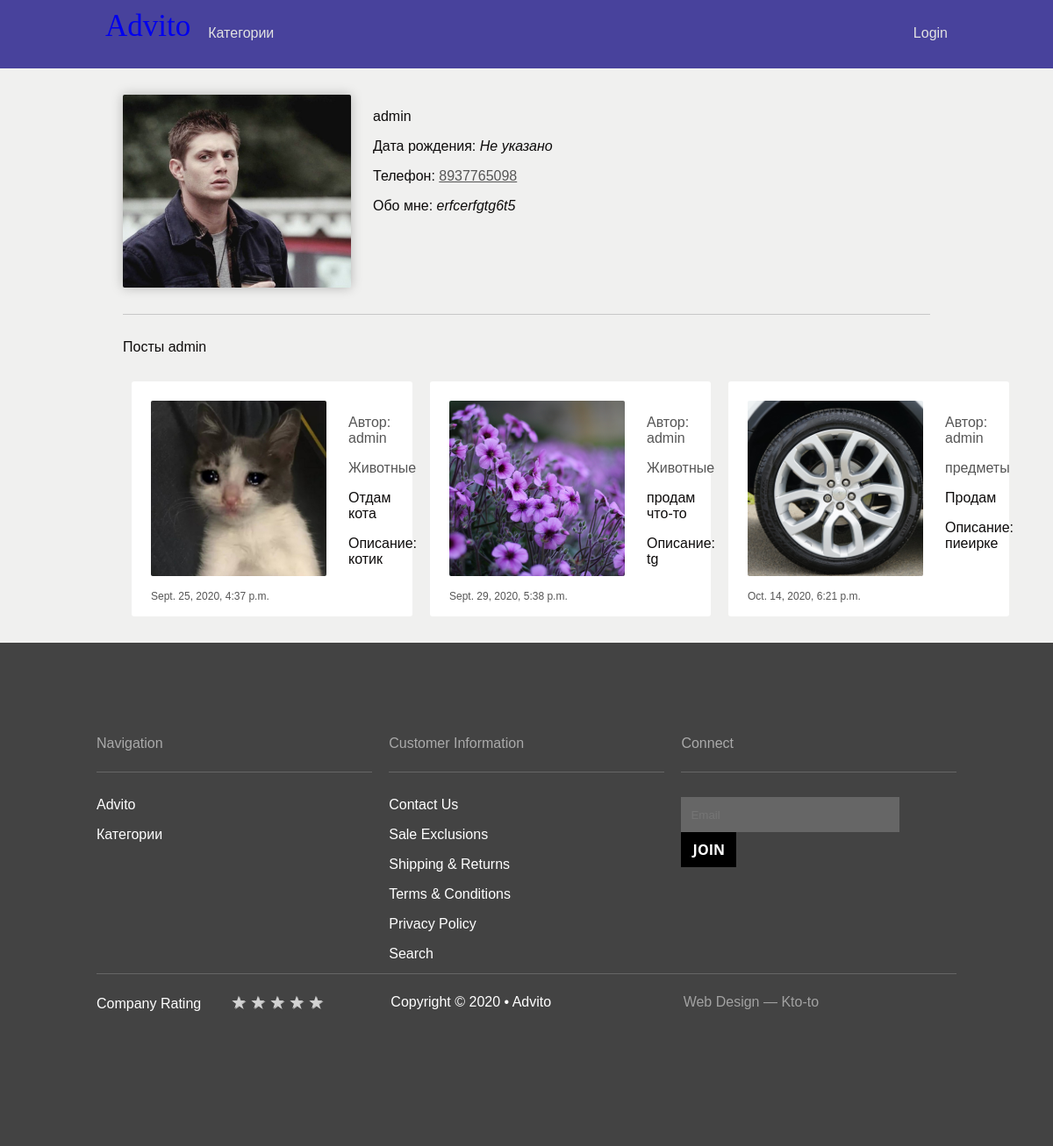
The page /2/profile/ on the database its author committed.
### advito/models.py (models this page shows, shortened)
class Profile(models.Model):
    user = models.OneToOneField(User, on_delete=models.CASCADE, related_name='user_profile')
    birth_date = models.DateField('Date of birth', null=True, blank=True)
    about = models.TextField('About', max_length=500, blank=True)
    ava = models.ImageField(upload_to=ava_path, default=None)
    phone_number = models.CharField(max_length=12, default=None)

class Add(models.Model):
    author = models.ForeignKey(User, on_delete=models.CASCADE)
    header = models.TextField(max_length=100)
    description = models.TextField(max_length=1000, blank=True)
    image = models.ImageField(upload_to=add_path)
    date_pub = models.DateTimeField(auto_now_add=True)
    date_edit = models.DateTimeField(auto_now=True)
    category = models.ForeignKey(Category, on_delete=models.CASCADE, verbose_name='категория')

class Category(models.Model):
    name = models.TextField(max_length=64, verbose_name='название')

### advito/views.py (the view)
# urls.py: path('<int:user_id>/profile/', ProfileView.as_view(), name='profile'),
class ProfileView(DetailView):
    model = Profile
    template_name = 'advito/profile.html'
    def get_object(self):
        return get_object_or_404(Profile, user__id=self.kwargs['user_id'])

### advito/templates/advito/profile.html (shortened to what this page needs)
{% extends 'advito/layout.html' %}
{% block unique_content %}
    <section class="proile-view">
    {% if profile.ava %}
    <div class="left">
        <img class="ava" style="    width: 260px; height: 220px;" src= '{{ profile.ava.url }}'/>
    </div>
    {% endif %}
    <div class="right">
            <p class='nickname'> {{ profile.user.username }} </p>
            <p> Дата рождения:
            {% if profile.date_birth %}
                <i> {{ profile.date_birth|date:"d F Y" }} </i>
                {% else %}
                <i>Не указано</i>
            {% endif %}
            </p>
            <p>Телефон:
            {% if profile.phone_number %}
                <a href="tel:{{ profile.phone_number }}">{{ profile.phone_number }}</a>
            {% endif%}</p>
            <p> Обо мне:
            {% if profile.about %}
                <i> {{ profile.about }} </i>
            {% endif %}
            </p>
    </div>
    </section>
    <section class="post-content">
        {% if profile.user.add_set.all  %}
        <hr class="line-prof">
        <p style="margin-bottom: 30px;">
        Посты {{ profile.user.username }}
        </p>
            <div class="posts">
                {% for post in profile.user.add_set.all %}
                   <div class="post-user">
                       <a href="{% url 'post_detail' post.id %}">
                           <div class="right">
                                <img class="imagi" alt="post image" src="{{ post.image.url }}"
                                     style="width:200px; height: 200px;">
                                <p class="data-min">{{ post.date_pub }}</p>
                                       </div>
                                <div class="right">
                                <p>Автор: <a class="underl" href= '{% url 'profile' post.author.id%}'> {{post.author.username}} </a></p>
                                <a class="underl" href="{% url 'categ' post.category.id %}">{{ post.category.name }}</a>
                                <p>{{ post.header }}</p>
                                <p>Описание: {{ post.description }}</p>
                        </div>
                       </a>
                </div>
                {% endfor %}
        {% else %}
                <a> Постов нет. </a>
        {% endif %}
            </div>
    </section>
{% endblock unique_content %}

### advito/static/advito/css/style.css (style rules this page uses)
body { font-family: 'Montserrat', sans-serif; margin: 0; padding: 0; color: #0d0b0b; }
a { text-decoration: none; }
.right a, .data-min, .post-set-block a { color: #555; }
.posts { display: flex; }
.post-user { display: flex; position: relative; border-radius: 3px; max-width: 30%; margin: 0 10px; justify-content: space-between; padding: 22px; background-color: white; }
.data-min { font-size: 12px; left: 22px; bottom: 4px; position: absolute; }
.imagi { border-radius: 2px; object-fit: cover; width: 100%; object-position: center; }
.ava { box-shadow: 0px 0px 13px rgba(0, 0, 0, 0.25); border-radius: 2px; object-fit: cover; width: 100%; object-position: center; }
.line-prof { width: 100%; margin-top: 26px; height: 1px; background-color: #c8c8c8; border: none; margin-bottom: 28px; margin-left: 0; margin-right: 0; }
.proile-view { display: flex; }
.left { margin-right: 25px; }
.proile-view a { text-decoration: underline; }
.post-user img { margin-right: 25px; margin-bottom: 20px; }

### rows shown on the page
Profile: ava (picture), user.username "admin", phone_number "8937765098", about "erfcerfgtg6t5"
Add: image (picture), date_pub "Sept. 25, 2020, 4:37 p.m.", author.username "admin", category.name "Животные", header "Отдам кота", description "котик"
Add: image (picture), date_pub "Sept. 29, 2020, 5:38 p.m.", author.username "admin", category.name "Животные", header "продам что-то", description "tg"
Add: image (picture), date_pub "Oct. 14, 2020, 6:21 p.m.", author.username "admin", category.name "предметы", header "Продам", description "пиеирке"
